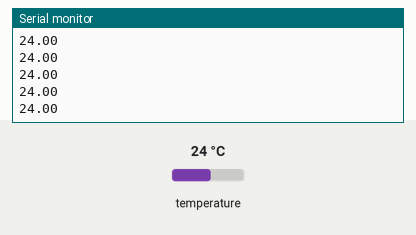
Recording of a sketch running on a simulated Arduino Uno, built with avr-gcc and run on an emulated ATmega328P. Shown: the last lines printed to the serial monitor. Inputs (shaded band) come from the test bench; at power-on: temperature 24 °C.

Above: at 2.2 s.
2.3 s: temperature set to 12 °C
At 3.4 s:
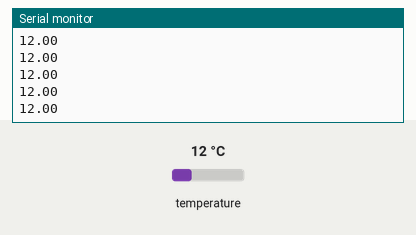
3.8 s: temperature set to 19 °C
At 4.4 s:
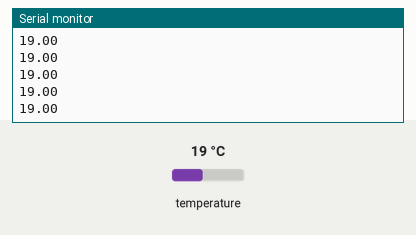
Timing chart, 0 to 6.8 s (numbered marks = the images above; inputs shaded):
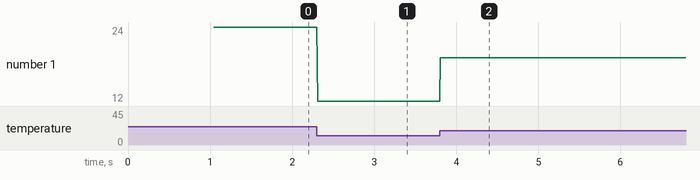

The sketch:

KY-001_TemperatureSensor.ino
```cpp
/*
 * inventr.io 37 in 1 Sensor Kit (https://inventr.io/product/37-in-1-sensor-kit/)
 * Sensor Course (https://inventr.io/course/sensor-training/)
 *
 * Code contributions by David Schmidt and user biTTOE.
 *
 * Lesson - [KY-001] Temperature Sensor
 *
 * The KY-001 is a simple temperature sensor module that measures ambient temperature using
 * a DS18B20 digital thermometer chip.  The DS18B20 is a 1-Wire digital thermometer chip that
 * is often used with the KY-001 temperature sensor module in electronics projects.
 *
 * The DS18B20 provides 9-bit to 12-bit temperature readings in Celsius, with a temperature
 * range of -55°C to +125°C and a temperature accuracy of ±0.5°C in the range of -10°C to +85°C.
 * The chip communicates with microcontrollers using the 1-Wire protocol, which allows multiple
 * DS18B20 devices to be connected to a single microcontroller pin, making it a cost-effective
 * solution for temperature sensing in various applications.
 *
 * Library requirements:
 * Install OneWire library from Arduino IDE library manager
 *
 * Code contributions:
 *    David Schmidt (davids@inventr.io)
 *    biTToe (scy1961@yahoo.com)
 */

#include <OneWire.h>  // OneWire library

#define DEBUG false  // Set to false and use Serial Plotter for graph of all temperatures

/* This project just needs a Digital pin.
 * On the Hero (Arduino Uno compatible) we *could* use: D0-D13, A0-A5.
 * Skip: A0-A5 (save for Analog),
 *       D0/D1 (used by USB),
 *       D2/D3 (save for interrupts),
 *       D13 (used by LED_BUILTIN and SPI Clock),
 *       D5, D6, D9, D10 and D11 (save for PWM)
 *       D11 (SPI MOSI)
 *       D12 (SPI MISO)
 * Recommended for fewest conflicts:
 *    D4, D7 or D8
 */
const uint8_t KY_001_PIN = 4;   // Good digital pin not used for other purposes

// Use OneWire library to communicate with KY-001's DS18S20 temperature chip
OneWire ds(KY_001_PIN);   // Create OneWire object to communicate with sensor

// Each OneWire sensor is configured with a unique 64 bit address starting with an
// 8 bit "family" code, 48 bit address and an 8 bit Cyclic Redundancy Check (CRC)
// checksum to validate that the address read has no errors.
//
// Since we can have multiple DS18x20 sensors on the wire we will poll for all
// devices on the wire, validate and identify each and save the addresses of all
// DS18x20 type sensors here.
const int MAX_DS_DEVICES = 5;   // We will save addresses for up to 5 sensors.
byte ds_addresses[MAX_DS_DEVICES][8];   // 64 bits for each address
int ds_count = 0;

// Function to print a 64 bit number as hexadecimal digits
void print_address(byte[8]);

void setup(void) {
  Serial.begin(9600);  // initialize console to 9600 baud.  Be sure to set Serial Monitor to 9600 baud

  // Scan OneWire for all devices, saving all DS18x20 device addresses
  for (int i = 0; i < MAX_DS_DEVICES; i++) {
    if (DEBUG) Serial.println("Searching for valid devices on OneWire");
    if (ds.search(ds_addresses[ds_count])) { // if we found another address
      if (DEBUG) Serial.print("Device Address: ");
      if (DEBUG) print_address(ds_addresses[i]);

      if (OneWire::crc8(ds_addresses[i], 7) != ds_addresses[i][7]) {
        if (DEBUG) Serial.println(" CRC is not valid (skipped)");
        break;
      }

      switch (ds_addresses[ds_count][0]) {
      case 0x10:
        if (DEBUG) Serial.println(", DS18S20");
        break;
      case 0x28:
        if (DEBUG) Serial.println(", DS18B20");
        break;
      default:
        if (DEBUG) Serial.println(", UNKNOWN (skipped)");
        continue;     // continue for loop with next device.
      }
      ds_count++;   // valid DS18x20 device, point to next address slot.
    } else {
      break;  // No more devices.  ds_count countains count of valid devices found
    }
    delay(1000);
  }
  Serial.print("Found ");
  Serial.print(ds_count);
  Serial.println(" devices.\n");
  if (ds_count == 0) return;
}

void loop(void) {
  // For conversion of raw data to C
  int HighByte, LowByte, TReading, SignBit, Tc_100, Whole, Fract;

  byte data[12];
  byte addr[8];

  // DS18S20 supports having multiple devices on the same wire, each returning their own address
  // Each time through the loop() we will find the next module and retrieve it's data
  for (int i = 0; i < ds_count; i++) {
    if (!DEBUG && i > 0) Serial.print(", ");    // Add separator if not in DEBUG mode
    // Now read data from detected sensor
    ds.reset();
    ds.select(ds_addresses[i]);
    // since we supply 5v we don't need to supply parasitic power and wait.
    ds.write(0x44, false);  // start conversion
    // Wait until we get a completion bit (1)
    while(!ds.read_bit()) {}  // Returns 0 (false) until temp is ready to read.

    // we might do a ds.depower() here, but the reset will take care of it.
    byte present = ds.reset();
    ds.select(ds_addresses[i]);
    ds.write(0xBE);  // Read Scratchpad

    if (DEBUG) Serial.print("Data    = ");
    // Serial.print(present, HEX);
    // Serial.print(" ");
    for (int i = 0; i < 9; i++) {  // we need 9 bytes
      data[i] = ds.read();         // Read next byte
      if (DEBUG) {
        char hex_string[3];           // 2 hex digits plus trailing null
        sprintf(hex_string, "%02x", data[i]);
        Serial.print(hex_string);
        Serial.print(" ");
      }
    }
    uint8_t crc = OneWire::crc8(data, 8);
    if (crc != data[8]) {
      if (DEBUG) {
        Serial.print(" BAD CRC! (0x");
        char hex_string[3];           // 2 hex digits plus trailing null
        sprintf(hex_string, "%02x", crc);
        Serial.print(hex_string);
        Serial.println(")");
      }
      return;
    }
    if (DEBUG) Serial.println();

    // Get 16 bit reading from first two data bytes
    TReading = (data[1] << 8) + data[0];
    Serial.print(TReading * .0625);

    if (DEBUG) Serial.print(" degrees Celsius\n");
    //End conversion to C
  }
  Serial.println();
}

void print_address(byte address[8]) {
  char hex_string[3];  // 2 hex digits plus trailing null

  for (int i = 0; i < 8; i++) {
    sprintf(hex_string, "%02x", address[i]);
    Serial.print(hex_string);
    if (i == 3) Serial.print(":");  // display ':' between 32bit values
  }
}
```

Measured:
- after the input at 2.3 s, the serial monitor: prints a new line at once (image 1)
- after the input at 3.8 s, the serial monitor: prints a new line at once (image 2)
- plotted number 1: 24 → 12 after the input at 2.3 s, 12 → 19 after the input at 3.8 s
